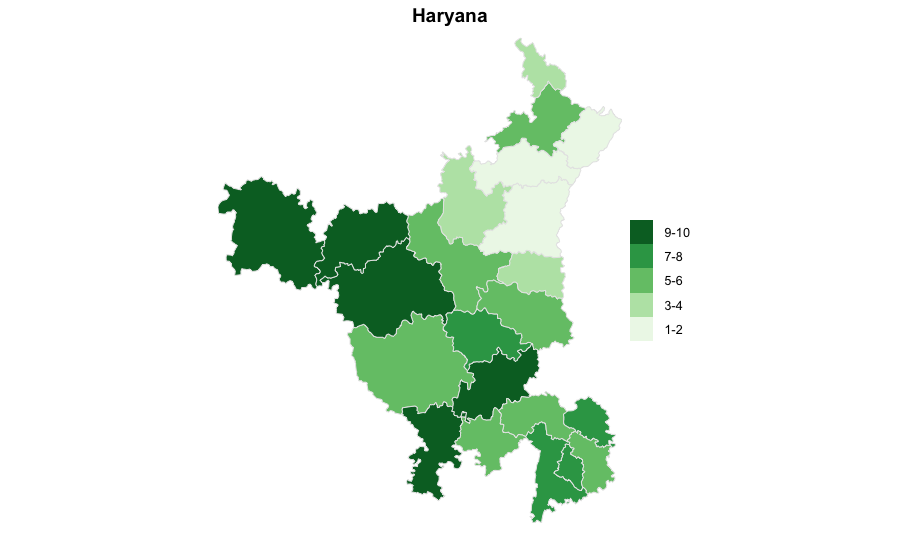

Here is the R script that generated this plot:
library(sp)
library(RColorBrewer)
ind2=readRDS("/Users/kartiksharma/Downloads/IND_adm2.rds")
hr2 = (ind2[ind2$NAME_1=="Haryana",])
hr2$NAME_2 = as.factor(hr2$NAME_2)
hr2$fake.data = runif(length(hr2$NAME_1))
col_no = as.factor(as.numeric(cut(hr2$fake.data, c(0,0.2,0.4,0.6,0.8,1))))
levels(col_no) = c("1-2","3-4","5-6","7-8","9-10")
hr2$col_no = col_no
myPalette = brewer.pal(5,"Greens")
spplot(hr2, "col_no", col=grey(.9), col.regions=myPalette,par.settings = list(axis.line = list(col =  'transparent')), main="Haryana")
